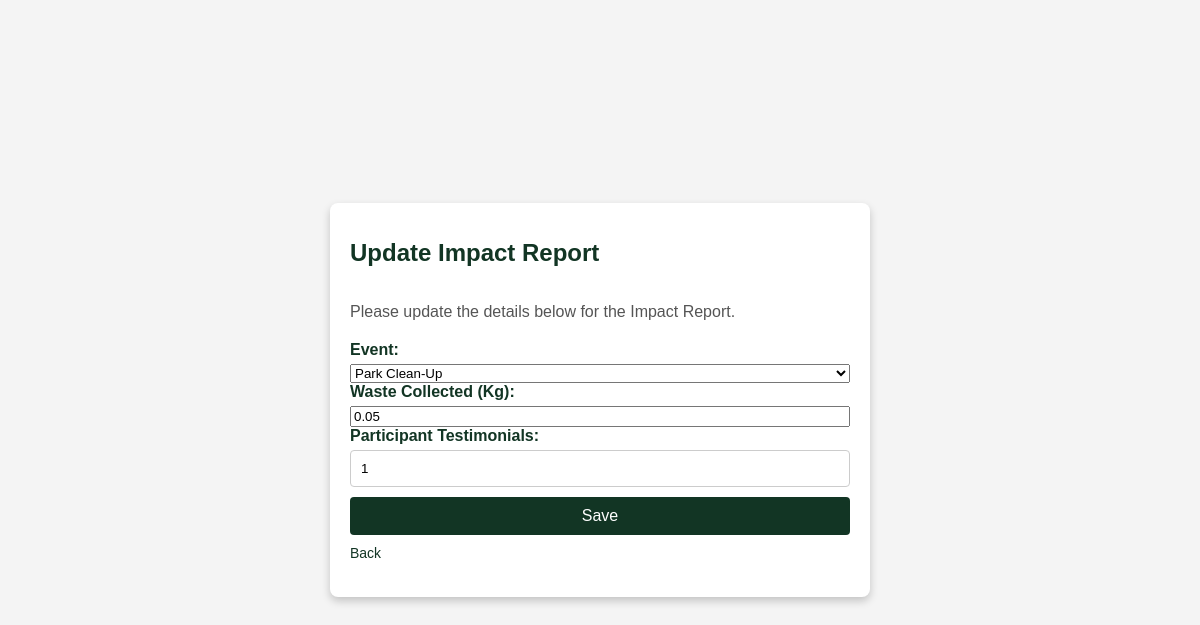
Page /updateimpactreport/3/edit on the committed database.
### app/models.py (models this page shows, shortened)
class ImpactReport(models.Model):
    event = models.ForeignKey(Event, on_delete=models.CASCADE, related_name="impact_reports")
    waste_collected_kg = models.DecimalField(max_digits=6, decimal_places=2)
    participant_testimonials = models.TextField()
    report_date = models.DateTimeField(auto_now_add=True)

### app/views.py (the view, shortened to what this page needs)
# urls.py: path('updateimpactreport/<int:pk>/edit', AdminImpactReportUpdateView.as_view(), name='update_impactreport'),
class AdminImpactReportUpdateView(UpdateView):
    model = ImpactReport
    fields = ['event', 'waste_collected_kg', 'participant_testimonials']
    template_name = 'app/update_impactreport.html'

### app/models.py (called while the page is built)
    def __str__(self):
        return self.title

### app/templates/app/update_impactreport.html (shortened to what this page needs)
{% load static %}
<head>
    <link rel="stylesheet" href="{% static 'css/update.css' %}">
</head>
{% block content %}
    <div class="form-container">
        <div class="header">
            <h1>Update Impact Report</h1>
        </div>
        <p class="intro-text">Please update the details below for the Impact Report.</p>
        <form action="{% url 'update_impactreport' object.pk %}" method="post">
            <label for="event">Event:</label>
            {{ form.event }}
            <label for="waste_collected_kg">Waste Collected (Kg):</label>
            <input type="number" id="waste_collected_kg" name="waste_collected_kg" step="0.01" min="0" value="{{ impactreport.waste_collected_kg }}">
            <label for="participant_testimonials">Participant Testimonials:</label>
            <input type="text" id="participant_testimonials" name="participant_testimonials" value="{{ impactreport.participant_testimonials }}">
        <input type="submit" value="Save">
            <a href="/database">Back</a>
        </form>
    </div>
{% endblock content %}

### static/css/update.css (style rules this page uses)
.form-container { background-color: white; padding: 20px; border-radius: 8px; box-shadow: 0 4px 8px rgba(0, 0, 0, 0.2); width: 100%; max-width: 500px; }
.header { display: flex; justify-content: space-between; align-items: center; margin-bottom: 20px; }
h1 { color: #123524; font-size: 24px; }
.intro-text { color: #555; margin-bottom: 20px; }
form { display: flex; flex-direction: column; }
label { font-weight: bold; color: #123524; margin-bottom: 5px; }
input[type="text"] { width: 100%; padding: 10px; margin-bottom: 10px; border: 1px solid #ccc; border-radius: 4px; }
input[type="submit"] { background-color: #123524; color: white; padding: 10px; border: none; border-radius: 4px; cursor: pointer; font-size: 16px; }
a { text-decoration: none; color: #123524; font-size: 14px; margin-top: 10px; }

### rows in the picture
ImpactReport: event "Park Clean-Up", waste_collected_kg "0.05", participant_testimonials "1"
